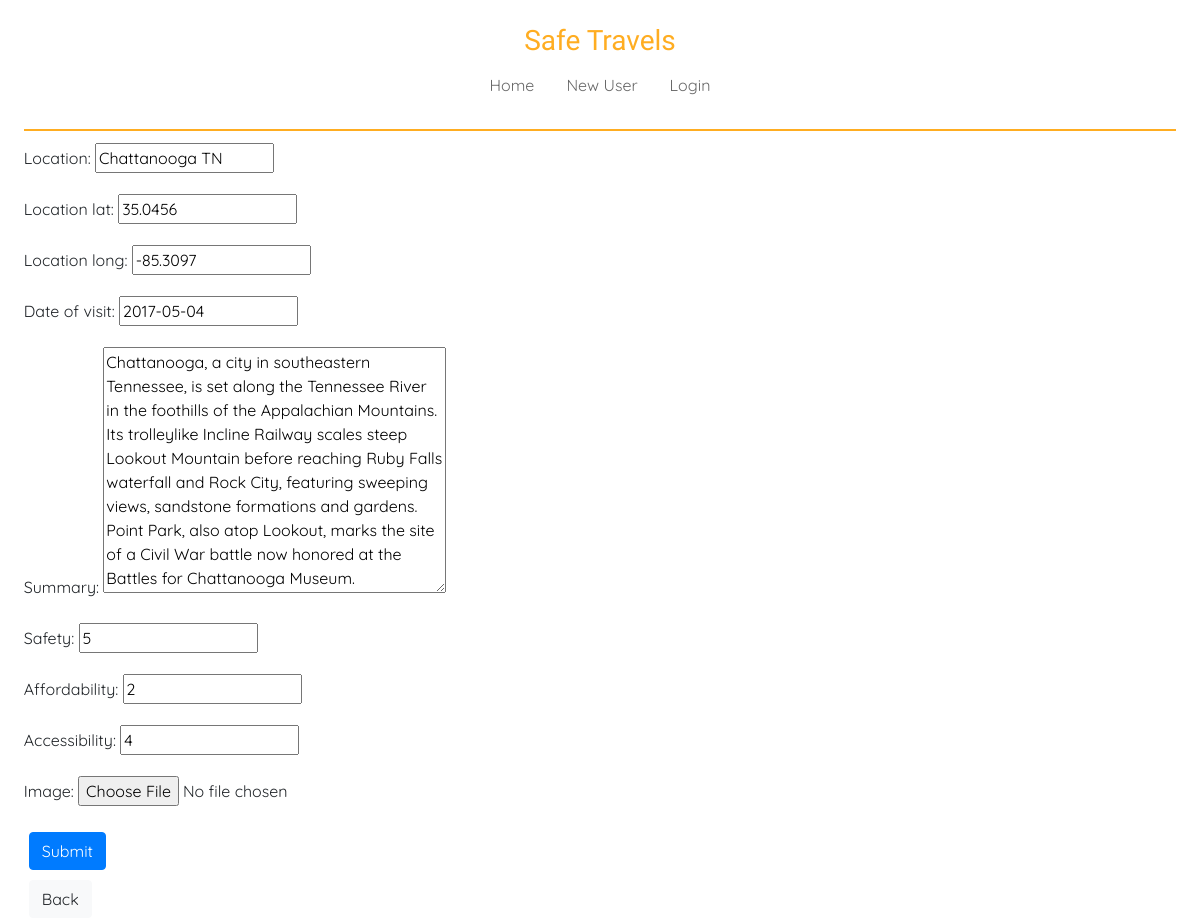
The app's page /editLog/2 with its own data.
### travelApp/models.py (models this page shows, shortened)
class LocationLog(models.Model):
    location = models.CharField(max_length=500, default='')
    location_lat = models.FloatField(default=0)
    location_long = models.FloatField(default=0)
    date_of_visit = models.DateField(default=date.today)
    summary = models.TextField(default='')
    safety = models.PositiveSmallIntegerField(default=1)
    affordability = models.PositiveSmallIntegerField(default=1)
    accessibility = models.PositiveSmallIntegerField(default=1)
    image = models.ImageField(upload_to='images', null=True, blank=True)
    userModel_fk = models.ForeignKey(UserModel, on_delete=models.CASCADE, null=True, blank=True)

### travelApp/views.py (the view)
# urls.py: path('editLog/<int:logID>', views.editLog, name='editLog'),
def editLog(request, logID):
    log = get_object_or_404(LocationLog, pk=logID)
    form = LogForm(request.POST or None, request.FILES or None, instance=log)
    if request.method == 'POST':
        form.save()
        return redirect('myLogs')
    context = {
        'form': form,
    }
    return render(request, 'travelApp/editLog.html', context)

### travelApp/forms.py
class LogForm(forms.ModelForm):
    class Meta:
        model = LocationLog
        exclude = ['userModel_fk']

### travelApp/templates/travelApp/editLog.html (shortened to what this page needs)
{% extends 'travelApp/base.html' %}
{% block content %}
<form method="POST" enctype="multipart/form-data">
    {{ form.as_p }}
    <button class="btn btn-primary">Submit</button>
</form>
<a href="{% url 'myLogs' %}"><button type="button" class="btn btn-light">Back</button></a>
{% endblock %}

### travelApp/static/travelApp/css/base.css (style rules this page uses)
html, body { height: 100%; margin: 1%; }
a { font-family: 'Quicksand', sans-serif; color: rgb(104, 104, 104); }
button { font-family: 'Quicksand', sans-serif; margin: 5px; }
p { font-family: 'Quicksand', sans-serif; }

### records on screen
LocationLog: location "Chattanooga TN", location_lat "35.0456", location_long "-85.3097", date_of_visit "2017-05-04", summary "Chattanooga, a city in southeastern Tennessee, is set along the Tennessee River in the foothills of the Appalachian Mountains. Its trolleylike Incline Railway scales steep Lookout Mountain before reaching Ruby Falls waterfall and Rock City, featuring sweeping views, sandstone formations and gardens. Point Park, also atop Lookout, marks the site of a Civil War battle now honored at the Battles for Chattanooga Museum.", safety "5", affordability "2", accessibility "4"
